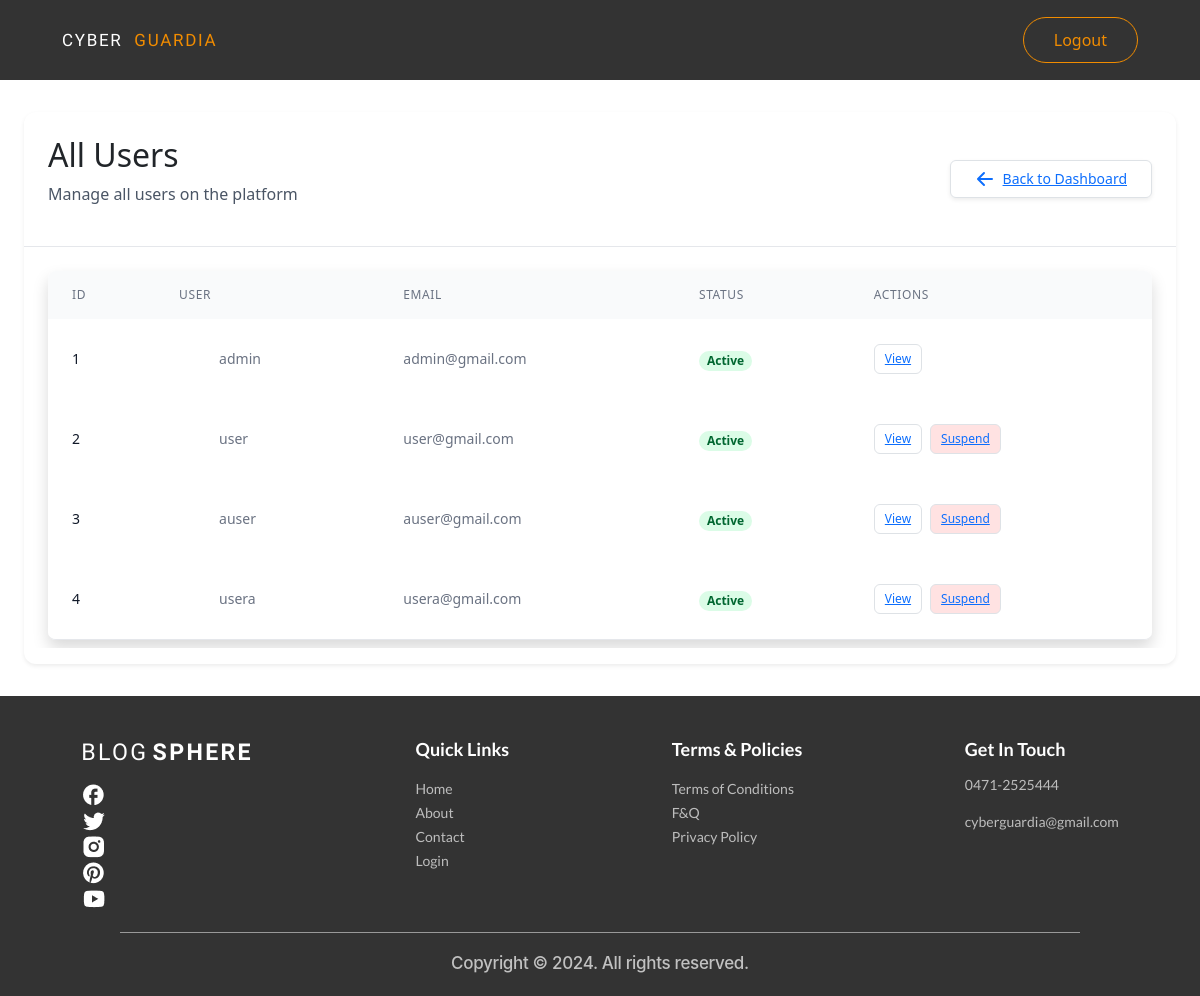
/admin_panel/users/ (signed in), run on the app's committed database.
### account/models.py (models this page shows)
class User(AbstractUser):
    USER_TYPE_CHOICES = (
        ('normal', 'Normal User'),
        ('advertiser', 'Advertiser'),
    )
    user_type = models.CharField(max_length=20, choices=USER_TYPE_CHOICES, default='normal')

### admin_panel/views.py (the view)
# urls.py: path('users/', views.all_users, name='all_users'),
@never_cache
@login_required
@user_passes_test(is_admin)
def all_users(request):
    users = User.objects.all()
    return render(request, 'admin_panel/all_users.html', {'users':users})

### admin_panel/views.py (called while the page is built)
def is_admin(user):
    return user.is_superuser

### admin_panel/templates/admin_panel/all_users.html (shortened to what this page needs)
{% extends "base.html" %}
{% block content %}
<div class="max-w-7xl mx-auto px-4 sm:px-6 lg:px-8 py-8">
    <div class="bg-white dark:bg-gray-800 rounded-xl shadow-sm overflow-hidden">
        <div class="p-6 border-b border-gray-200 dark:border-gray-700 flex justify-between items-center">
            <div>
                <h2 class="text-2xl font-bold text-gray-900 dark:text-white">All Users</h2>
                <p class="text-gray-600 dark:text-gray-400">Manage all users on the platform</p>
            </div>
            <div>
                <a href="{% url 'admin_dashboard' %}" class="inline-flex items-center px-4 py-2 border border-gray-300 dark:border-gray-600 rounded-md shadow-sm text-sm font-medium text-gray-700 dark:text-gray-300 bg-white dark:bg-gray-800 hover:bg-gray-50 dark:hover:bg-gray-700 focus:outline-none focus:ring-2 focus:ring-offset-2 focus:ring-primary-500">
                    <svg xmlns="http://www.w3.org/2000/svg" class="h-5 w-5 mr-2" viewBox="0 0 20 20" fill="currentColor">
                        <path fill-rule="evenodd" d="M9.707 16.707a1 1 0 01-1.414 0l-6-6a1 1 0 010-1.414l6-6a1 1 0 011.414 1.414L5.414 9H17a1 1 0 110 2H5.414l4.293 4.293a1 1 0 010 1.414z" clip-rule="evenodd" />
                    </svg>
                    Back to Dashboard
                </a>
            </div>
        </div>
        <div class="p-6">
            <div class="flex flex-col">
                <div class="-my-2 overflow-x-auto sm:-mx-6 lg:-mx-8">
                    <div class="py-2 align-middle inline-block min-w-full sm:px-6 lg:px-8">
                        <div class="shadow overflow-hidden border-b border-gray-200 dark:border-gray-700 sm:rounded-lg">
                            <table class="min-w-full divide-y divide-gray-200 dark:divide-gray-700">
                                <thead class="bg-gray-50 dark:bg-gray-900">
                                    <tr>
                                        <th scope="col" class="px-6 py-3 text-left text-xs font-medium text-gray-500 dark:text-gray-400 uppercase tracking-wider">ID</th>
                                        <th scope="col" class="px-6 py-3 text-left text-xs font-medium text-gray-500 dark:text-gray-400 uppercase tracking-wider">User</th>
                                        <th scope="col" class="px-6 py-3 text-left text-xs font-medium text-gray-500 dark:text-gray-400 uppercase tracking-wider">Email</th>
                                        <th scope="col" class="px-6 py-3 text-left text-xs font-medium text-gray-500 dark:text-gray-400 uppercase tracking-wider">Status</th>
                                        <th scope="col" class="px-6 py-3 text-left text-xs font-medium text-gray-500 dark:text-gray-400 uppercase tracking-wider">Actions</th>
                                    </tr>
                                </thead>
                                <tbody class="bg-white dark:bg-gray-800 divide-y divide-gray-200 dark:divide-gray-700">
                                    {% for user in users %}
                                    <tr class="hover:bg-gray-50 dark:hover:bg-gray-700 transition-colors duration-150">
                                        <td class="px-6 py-4 whitespace-nowrap text-sm font-medium text-gray-900 dark:text-white">{{ user.id }}</td>
                                        <td class="px-6 py-4 whitespace-nowrap text-sm text-gray-500 dark:text-gray-400">
                                            <div class="flex items-center">
                                                <div class="h-8 w-8 rounded-full bg-primary-500 flex items-center justify-center text-white font-semibold mr-2">
                                                </div>
                                                <span>{{ user.username }}</span>
                                            </div>
                                        </td>
                                        <td class="px-6 py-4 whitespace-nowrap text-sm text-gray-500 dark:text-gray-400">{{ user.email }}</td>
                                        <td class="px-6 py-4 whitespace-nowrap">
                                            {% if user.is_active %}
                                            <span class="px-2 inline-flex text-xs leading-5 font-semibold rounded-full bg-green-100 text-green-800 dark:bg-green-900 dark:text-green-200">
                                                Active
                                            </span>
                                            {% else %}
                                            <span class="px-2 inline-flex text-xs leading-5 font-semibold rounded-full bg-red-100 text-red-800 dark:bg-red-900 dark:text-red-200">
                                                Inactive
                                            </span>
                                            {% endif %}
                                        </td>
                                        <td class="px-6 py-4 whitespace-nowrap text-sm font-medium">
                                            <div class="flex space-x-2">
                                                <a href="{% url 'user_profile_admin' user.username %}" class="inline-flex items-center px-2.5 py-1.5 border border-transparent text-xs font-medium rounded text-primary-700 bg-primary-100 hover:bg-primary-200 dark:bg-primary-900 dark:text-primary-300 dark:hover:bg-primary-800 focus:outline-none focus:ring-2 focus:ring-offset-2 focus:ring-primary-500">
                                                    View
                                                </a>
                                                {% if not user.is_superuser %}
                                                <a href="{% url 'suspend_user' user.id %}" class="inline-flex items-center px-2.5 py-1.5 border border-transparent text-xs font-medium rounded text-red-700 bg-red-100 hover:bg-red-200 dark:bg-red-900 dark:text-red-300 dark:hover:bg-red-800 focus:outline-none focus:ring-2 focus:ring-offset-2 focus:ring-red-500">
                                                    Suspend
                                                </a>
                                                {% endif %}
                                            </div>
                                        </td>
                                    </tr>
                                    {% empty %}
                                    <tr>
                                        <td colspan="5" class="px-6 py-4 text-center text-sm text-gray-500 dark:text-gray-400">No users found</td>
                                    </tr>
                                    {% endfor %}
                                </tbody>
                            </table>
                        </div>
                    </div>
                </div>
            </div>
        </div>
    </div>
</div>
{% endblock %}

### templates/base.html (shortened to what this page needs)
{% load static %}
<!doctype html>
<html>
    <head>
        <script src="https://cdn.jsdelivr.net/npm/@tailwindcss/browser@4"></script>
        <link
            href="https://cdn.jsdelivr.net/npm/bootstrap@5.3.3/dist/css/bootstrap.min.css"
            rel="stylesheet"
        />
        <link
            rel="stylesheet"
            href="https://cdnjs.cloudflare.com/ajax/libs/font-awesome/6.7.2/css/fontawesome.min.css"
        />
        <link
            href="https://cdn.jsdelivr.net/npm/bootstrap-icons/font/bootstrap-icons.css"
            rel="stylesheet"
        />
        <link rel="stylesheet" href="{% static 'css/index.css' %}" />
        <link rel="stylesheet" href="font.css" />
    </head>
    <body>
        <nav class="navbar navbar-expand-sm">
            <div class="container-fluid">
                <a class="navbar-brand logo" href="{% url 'home' %}">
                    <span class="logo_Blog_Color">CYBER</span>&nbsp;
                    <span class="logo_color">GUARDIA</span>
                </a>
                    <form class="d-flex ms-auto">
                        {% if request.user.is_authenticated %}
                        <a
                            type="button"
                            class="btn btn-outline navbar_login_button"
                            href="{% url 'logout' %}"
                        >
                            Logout
                        </a>
                        {% endif %}
                    </form>
            </div>
        </nav>
        {% block content %}
        {% endblock content %}
        <div class="footerBG">
            <div class="footerComponents">
                <div class="footer_sec_one">
                    <p>
                        <span class="footer_blog_color">BLOG</span>
                        <span class="footer_sphere_color">SPHERE</span>
                    </p>
                    <div class="footerIcons">
                        <a
                            href="https://www.facebook.com/login/"
                            target="_blank"
                            rel="noopener noreferrer"
                        >
                            <img
                                class="IconSpacing"
                                src="{% static 'Images/fb.png' %}"
                                alt="Facebook"
                            />
                        </a>
                        <a
                            href="https://x.com/i/flow/login?lang=en&mx=2"
                            target="_blank"
                            rel="noopener noreferrer"
                        >
                            <img
                                class="IconSpacing"
                                src="{% static 'Images/twitter.png' %}"
                                alt="Twitter"
                            />
                        </a>
                        <a
                            href="https://www.instagram.com/accounts/emailsignup/"
                            target="_blank"
                            rel="noopener noreferrer"
                        >
                            <img
                                class="IconSpacing"
                                src="{% static 'Images/insta.png' %}"
                                alt="Instagram"
                            />
                        </a>
                        <a
                            href="https://in.pinterest.com/login/"
                            target="_blank"
                            rel="noopener noreferrer"
                        >
                            <img
                                class="IconSpacing"
                                src="{% static 'Images/pinterest.png' %}"
                                alt="Pinterest"
                            />
                        </a>
                        <a
                            href="https://www.youtube.com/account"
                            target="_blank"
                            rel="noopener noreferrer"
                        >
                            <img
                                class="IconSpacing"
                                src="{% static 'Images/ytb.png' %}"
                                alt="YouTube"
                            />
                        </a>
                    </div>
                </div>
                <div class="footer_sec_two">
                    <p class="footer_QuickLinks">Quick Links</p>
                    <ul>
                        <li><a class="footerList" href="/">Home</a></li>
                        <li><a class="footerList" href="/about">About</a></li>
                        <li>
                            <a class="footerList" href="/contact">Contact</a>
                        </li>
                        <li><a class="footerList" href="/login">Login</a></li>
                    </ul>
                </div>
                <div class="footer_sec_three">
                    <p class="footer_terms_and_polices">Terms & Policies</p>
                    <ul>
                        <li>
                            <a class="footerList" href="/terms-of-conditions"
                                >Terms of Conditions</a
                            >
                        </li>
                        <li><a class="footerList" href="/f&q">F&Q</a></li>
                        <li>
                            <a class="footerList" href="/privacy-policy"
                                >Privacy Policy</a
                            >
                        </li>
                    </ul>
                </div>
                <div class="footer_sec_four">
                    <p class="footer_get_in_touch">Get In Touch</p>
                    <ul>
                        <li class="footerList">0471-2525444</li>
                        <li class="footerList">cyberguardia@gmail.com</li>
                    </ul>
                </div>
            </div>
            <hr class="footer_bottom_line" />
            <p class="Footer_copyright">
                Copyright &copy; 2024. All rights reserved.
            </p>
        </div>
</body>
</html>

### data on the page
User: id "1", username "admin", email "admin@gmail.com", is_active "Active"
User: id "2", username "user", email "user@gmail.com", is_active "Active", is_superuser "Suspend"
User: id "3", username "auser", email "auser@gmail.com", is_active "Active", is_superuser "Suspend"
User: id "4", username "usera", email "usera@gmail.com", is_active "Active", is_superuser "Suspend"
